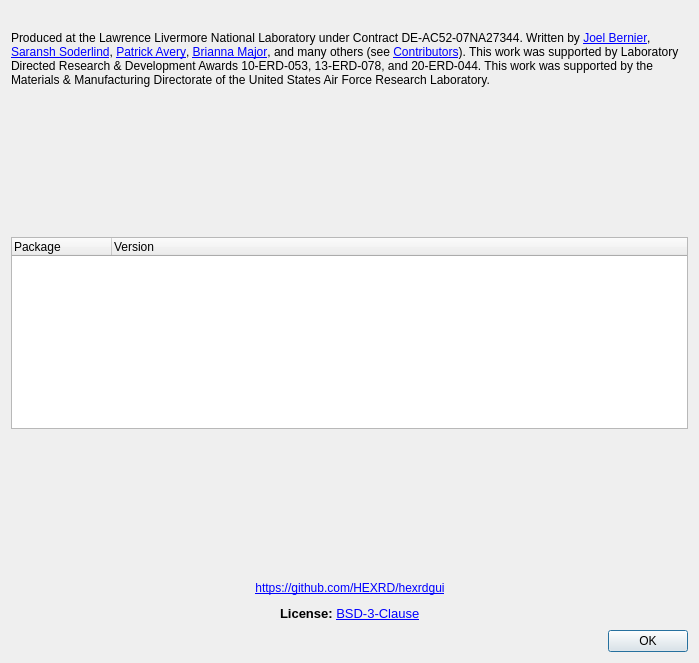
<?xml version="1.0" encoding="UTF-8"?>
<ui version="4.0">
 <class>about_dialog</class>
 <widget class="QDialog" name="about_dialog">
  <property name="geometry">
   <rect>
    <x>0</x>
    <y>0</y>
    <width>699</width>
    <height>663</height>
   </rect>
  </property>
  <property name="windowTitle">
   <string>About HEXRDGUI</string>
  </property>
  <layout class="QVBoxLayout" name="verticalLayout">
   <item>
    <widget class="QLabel" name="image">
     <property name="text">
      <string/>
     </property>
     <property name="alignment">
      <set>Qt::AlignCenter</set>
     </property>
    </widget>
   </item>
   <item>
    <widget class="QLabel" name="label">
     <property name="text">
      <string>&lt;html&gt;&lt;head/&gt;&lt;body&gt;&lt;p&gt;Produced at the Lawrence Livermore National Laboratory under Contract DE-AC52-07NA27344. Written by &lt;a href=&quot;mailto:joel.bernier@gmail.com&quot;&gt;&lt;span style=&quot; text-decoration: underline; color:#0000ff;&quot;&gt;Joel Bernier&lt;/span&gt;&lt;/a&gt;, &lt;a href=&quot;mailto:soderlind3@llnl.gov&quot;&gt;&lt;span style=&quot; text-decoration: underline; color:#0000ff;&quot;&gt;Saransh Soderlind&lt;/span&gt;&lt;/a&gt;, &lt;a href=&quot;mailto:patrick.avery@kitware.com&quot;&gt;&lt;span style=&quot; text-decoration: underline; color:#0000ff;&quot;&gt;Patrick Avery&lt;/span&gt;&lt;/a&gt;, &lt;a href=&quot;mailto:brianna.major@kitware.com&quot;&gt;&lt;span style=&quot; text-decoration: underline; color:#0000ff;&quot;&gt;Brianna Major&lt;/span&gt;&lt;/a&gt;, and many others (see &lt;a href=&quot;https://github.com/HEXRD/hexrdgui/graphs/contributors&quot;&gt;&lt;span style=&quot; text-decoration: underline; color:#0000ff;&quot;&gt;Contributors&lt;/span&gt;&lt;/a&gt;). This work was supported by Laboratory Directed Research &amp;amp; Development Awards 10-ERD-053, 13-ERD-078, and 20-ERD-044. This work was supported by the Materials &amp;amp; Manufacturing Directorate of the United States Air Force Research Laboratory. &lt;/p&gt;&lt;/body&gt;&lt;/html&gt;</string>
     </property>
     <property name="textFormat">
      <enum>Qt::RichText</enum>
     </property>
     <property name="wordWrap">
      <bool>true</bool>
     </property>
     <property name="openExternalLinks">
      <bool>true</bool>
     </property>
     <property name="textInteractionFlags">
      <set>Qt::LinksAccessibleByMouse|Qt::TextSelectableByKeyboard|Qt::TextSelectableByMouse</set>
     </property>
    </widget>
   </item>
   <item>
    <spacer name="verticalSpacer_2">
     <property name="orientation">
      <enum>Qt::Vertical</enum>
     </property>
     <property name="sizeHint" stdset="0">
      <size>
       <width>20</width>
       <height>40</height>
      </size>
     </property>
    </spacer>
   </item>
   <item>
    <widget class="QTreeWidget" name="information">
     <property name="sizePolicy">
      <sizepolicy hsizetype="Expanding" vsizetype="Expanding">
       <horstretch>0</horstretch>
       <verstretch>0</verstretch>
      </sizepolicy>
     </property>
     <property name="alternatingRowColors">
      <bool>true</bool>
     </property>
     <property name="rootIsDecorated">
      <bool>false</bool>
     </property>
     <attribute name="headerStretchLastSection">
      <bool>true</bool>
     </attribute>
     <column>
      <property name="text">
       <string>Package</string>
      </property>
     </column>
     <column>
      <property name="text">
       <string>Version</string>
      </property>
     </column>
    </widget>
   </item>
   <item>
    <spacer name="verticalSpacer">
     <property name="orientation">
      <enum>Qt::Vertical</enum>
     </property>
     <property name="sizeHint" stdset="0">
      <size>
       <width>20</width>
       <height>40</height>
      </size>
     </property>
    </spacer>
   </item>
   <item>
    <layout class="QHBoxLayout" name="logos_horizontal_layout"/>
   </item>
   <item>
    <layout class="QHBoxLayout" name="horizontalLayout">
     <item>
      <spacer name="horizontalSpacer">
       <property name="orientation">
        <enum>Qt::Horizontal</enum>
       </property>
       <property name="sizeHint" stdset="0">
        <size>
         <width>40</width>
         <height>20</height>
        </size>
       </property>
      </spacer>
     </item>
     <item>
      <widget class="QLabel" name="website">
       <property name="text">
        <string>&lt;html&gt;&lt;head/&gt;&lt;body&gt;&lt;p&gt;&lt;a href=&quot;https://github.com/HEXRD/hexrdgui&quot;&gt;&lt;span style=&quot; text-decoration: underline; color:#0000ff;&quot;&gt;https://github.com/HEXRD/hexrdgui&lt;/span&gt;&lt;/a&gt;&lt;/p&gt;&lt;/body&gt;&lt;/html&gt;</string>
       </property>
       <property name="textFormat">
        <enum>Qt::RichText</enum>
       </property>
       <property name="alignment">
        <set>Qt::AlignCenter</set>
       </property>
       <property name="openExternalLinks">
        <bool>true</bool>
       </property>
      </widget>
     </item>
     <item>
      <spacer name="horizontalSpacer_2">
       <property name="orientation">
        <enum>Qt::Horizontal</enum>
       </property>
       <property name="sizeHint" stdset="0">
        <size>
         <width>40</width>
         <height>20</height>
        </size>
       </property>
      </spacer>
     </item>
    </layout>
   </item>
   <item>
    <layout class="QHBoxLayout" name="license">
     <item>
      <spacer name="horizontalSpacer_8">
       <property name="orientation">
        <enum>Qt::Horizontal</enum>
       </property>
       <property name="sizeHint" stdset="0">
        <size>
         <width>40</width>
         <height>20</height>
        </size>
       </property>
      </spacer>
     </item>
     <item>
      <widget class="QLabel" name="licenseLabel">
       <property name="text">
        <string>&lt;html&gt;&lt;head/&gt;&lt;body&gt;&lt;p&gt;&lt;span style=&quot; font-size:10pt; font-weight:600;&quot;&gt;License: &lt;/span&gt;&lt;a href=&quot;http://opensource.org/licenses/BSD-3-Clause&quot;&gt;&lt;span style=&quot; font-size:10pt; text-decoration: underline; color:#0000ff;&quot;&gt;BSD-3-Clause&lt;/span&gt;&lt;/a&gt;&lt;/p&gt;&lt;/body&gt;&lt;/html&gt;</string>
       </property>
       <property name="textFormat">
        <enum>Qt::RichText</enum>
       </property>
       <property name="openExternalLinks">
        <bool>true</bool>
       </property>
      </widget>
     </item>
     <item>
      <spacer name="horizontalSpacer_9">
       <property name="orientation">
        <enum>Qt::Horizontal</enum>
       </property>
       <property name="sizeHint" stdset="0">
        <size>
         <width>40</width>
         <height>20</height>
        </size>
       </property>
      </spacer>
     </item>
    </layout>
   </item>
   <item>
    <widget class="QDialogButtonBox" name="buttonBox">
     <property name="orientation">
      <enum>Qt::Horizontal</enum>
     </property>
     <property name="standardButtons">
      <set>QDialogButtonBox::Ok</set>
     </property>
    </widget>
   </item>
  </layout>
 </widget>
 <resources/>
 <connections>
  <connection>
   <sender>buttonBox</sender>
   <signal>accepted()</signal>
   <receiver>about_dialog</receiver>
   <slot>accept()</slot>
   <hints>
    <hint type="sourcelabel">
     <x>248</x>
     <y>254</y>
    </hint>
    <hint type="destinationlabel">
     <x>157</x>
     <y>274</y>
    </hint>
   </hints>
  </connection>
  <connection>
   <sender>buttonBox</sender>
   <signal>rejected()</signal>
   <receiver>about_dialog</receiver>
   <slot>reject()</slot>
   <hints>
    <hint type="sourcelabel">
     <x>316</x>
     <y>260</y>
    </hint>
    <hint type="destinationlabel">
     <x>286</x>
     <y>274</y>
    </hint>
   </hints>
  </connection>
 </connections>
</ui>
